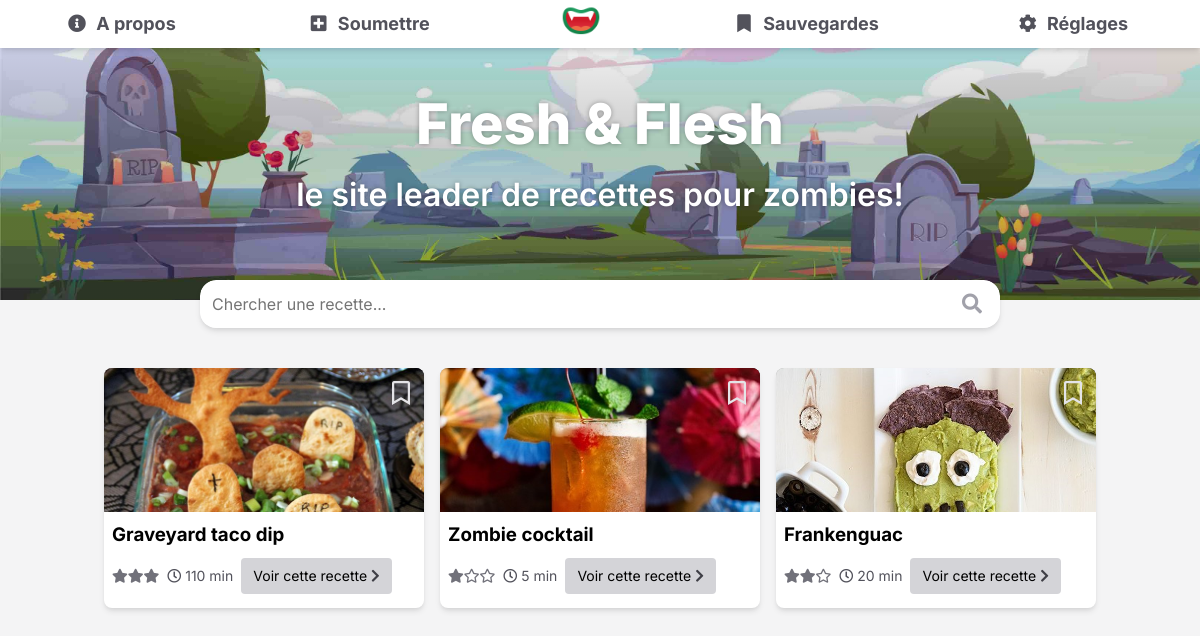
The page / on the database its author committed.
### tables this page shows
CREATE TABLE "Recipes" (
	"Id"	INTEGER NOT NULL UNIQUE,
	"RecipeName"	TEXT,
	"RecipeType"	TEXT,
	"ImageUrl"	TEXT,
	"RecipeDescription"	TEXT,
	"Difficulty"	TEXT,
	"PreparationTime"	INTEGER,
	"Details"	TEXT,
	"FirstName"	TEXT,
	"LastName"	TEXT,
	"Ingrediants"	TEXT,
	"Quantities"	TEXT,
	"PublishDate"	TEXT,
	PRIMARY KEY("Id" AUTOINCREMENT)
);

### backend/components/recipecard.php (the view)
<div class="recipe" data-id="recipe<?= $recipeId ?>">
  <div class="recipe__top">
    <img src="images/recipes/<?= $recipeImageUrl ?>" alt="<?= $recipeName ?> recipe image" class="recipe__image" />
    <button id="bookmarkBtn<?= $recipeId ?>" class="recipe__bookmarkBtn <?= $recipeIconName ?>" aria-label="Bookmark button"></button>
  </div>
  <div class="recipe__bottom">
    <h3 class="recipe__title"><?= $recipeName ?></h3>
    <div class="recipe__info">
      <div class="recipe__difficulty">
        <i class="fas fa-star"></i><i class="<?php if ($recipeDifficulty=="intermediate" || $recipeDifficulty=="advanced") {echo "fas";} else { echo"far";} ?> fa-star"></i><i class="<?php if ($recipeDifficulty=="advanced") {echo "fas";} else { echo"far";} ?> fa-star"></i>
      </div>
      <div class="recipe__time"><i class="far fa-clock"></i><span> <?= $recipePreparationTime ?> min</span></div>
      <a href="/details.php?recipe=<?= $recipeId ?>" class="recipe__detailsBtn" aria-label="search"><?= $lang['details'] ?><i class="fas fa-chevron-right"></i></a>
    </div>
  </div>
</div>

### index.php (shortened to what this page needs)
<!DOCTYPE html>
  <html lang="<?php if (isset($_COOKIE['language'])) {echo $_COOKIE['language'];} else {echo 'fr';}?>">
  <head>
    <?php $pageName = "mainPage";
    include "backend/components/headHtml.php";?>
  </head>
  <body>
    <?php include "backend/components/navigation.php";?>
    <div class="header">
      <h1 class="header__text">Fresh & Flesh</h1>
      <h2 class="header__description"><?=$lang["aboutTitle"]?></h2>
    </div>
    <form class="search form">
      <input
        class="search__input"
        id="searchInput"
        type="search"
        placeholder="<?= $lang['searchRecipe']?>"
        maxlength="60"
        name ="search"
        aria-label="Search recipe input"
      />
      <button onclick="showResults()" id="searchButton" class="search__button" type="submit" aria-label="search">
        <i class="fas fa-search"></i>
      </button>
    </form>
    <main class="recipeList" id="recipeList">
      <?php include "backend/recipeAll.php"?>
    </main>
  </body>
</html>

### backend/components/headHtml.php (shortened to what this page needs)
<link
  rel="stylesheet"
  href="https://cdnjs.cloudflare.com/ajax/libs/font-awesome/5.15.2/css/all.min.css"
/>
<link rel="stylesheet" href="./style/css/style.css" />

### backend/components/navigation.php (shortened to what this page needs)
<nav class="topnav">
  <a class="topnav__link" href="about.php"><i class="topnav__icon fas fa-info-circle fa-fw"></i><?= $lang['about'] ?></a>
  <a class="topnav__link" href="submit.php"><i class="topnav__icon fas fa-plus-square fa-fw"></i><?= $lang['submit'] ?></a>
  <a class="topnav__link topnav__logo" href="index.php"><img style="width: 2.5rem" src="images/assets/logoWebsite.png" alt="Main page link"/></a>
  <a class="topnav__link" href="bookmark.php"><i class="topnav__icon fas fa-bookmark fa-fw"></i><?= $lang['bookmarks'] ?></a>
  <button class="topnav__link" id="openModalBtn" tabindex="0"><i class="topnav__icon fas fa-cog fa-fw"></i><?= $lang['settings'] ?></button>
</nav>

### backend/recipeAll.php (shortened to what this page needs)
<?php
if (empty($_GET["search"])) {
  try {
    $pdo = new PDO('sqlite:backend/database/recipes.sqlite');
    $pdo -> setAttribute(PDO::ATTR_DEFAULT_FETCH_MODE, PDO::FETCH_ASSOC);
    $pdo -> setAttribute(PDO::ATTR_ERRMODE, PDO::ERRMODE_EXCEPTION);
    $pdo->query(
      'CREATE TABLE IF NOT EXISTS "Recipes" (
      "Id"	INTEGER NOT NULL UNIQUE,
      "RecipeName"	TEXT,
      "RecipeType"	TEXT,
      "ImageUrl"	TEXT,
      "RecipeDescription"	TEXT,
      "Difficulty"	TEXT,
      "PreparationTime"	INTEGER,
      "Details"	TEXT,
      "FirstName"	TEXT,
      "LastName"	TEXT,
      "Email"	TEXT,
      "Organisation"	TEXT,
      "Ingrediants"	TEXT,
      "Quantities"	TEXT,
      "PublishDate"	TEXT,
      PRIMARY KEY("Id" AUTOINCREMENT))'
    );
    $statement = $pdo -> query("SELECT * FROM Recipes");
    $rows = $statement -> fetchAll(PDO::FETCH_ASSOC);
    for ($i = 0; $i < count($rows); $i++) {
      $recipeId = ($rows[$i]['Id']);
      $recipeName = ($rows[$i]['RecipeName']);
      $recipeImageUrl = ($rows[$i]['ImageUrl']);
      $recipeDifficulty = ($rows[$i]['Difficulty']);
      $recipePreparationTime = ($rows[$i]['PreparationTime']);
      $tmp = "bookmarkBtn" . $recipeId;
      if (isset($_COOKIE["bookmarks"]) && strpos($_COOKIE["bookmarks"], $tmp)) {
        $recipeIconName = "fas fa-bookmark";
      }
      else {
        $recipeIconName = "far fa-bookmark";
      }
      include "components/recipeCard.php";
    }
  }
  catch (PDOException $exception) {
    var_dump($exception);
  }
}
?>

### rows shown on the page
recipes: ImageUrl (picture), RecipeName "Graveyard taco dip", PreparationTime "110"
recipes: ImageUrl (picture), RecipeName "Zombie cocktail", PreparationTime "5"
recipes: ImageUrl (picture), RecipeName "Frankenguac", PreparationTime "20"

### other values the page prints
$lang['about'] "A propos"
$lang['submit'] "Soumettre"
$lang['bookmarks'] "Sauvegardes"
$lang['settings'] "Réglages"
$lang["aboutTitle"] "le site leader de recettes pour zombies!"
